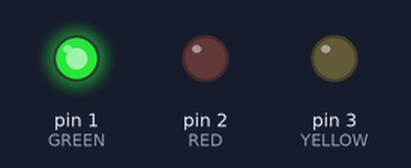
Bench run of a sketch on a simulated Arduino Uno, built with avr-gcc and run on an emulated ATmega328P. Shown: output pins drawn as LEDs (lit = HIGH).

Above: at 1.2 s.
At 1.6 s:
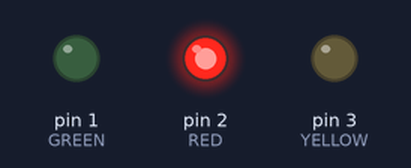
At 2.85 s:
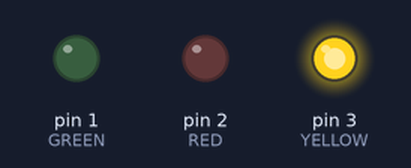
Timing chart, 0 to 4.0 s (numbered marks = the images above):
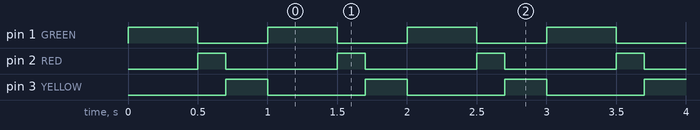

Measured:
- by itself, pin 1 (GREEN): alternates HIGH for 0.50 s and LOW for 0.50 s
- by itself, pin 2 (RED): alternates HIGH for 0.20 s and LOW for 0.80 s
- by itself, pin 3 (YELLOW): alternates HIGH for 0.30 s and LOW for 0.70 s

The sketch:

sketch_jan09a.ino
```cpp
int GREEN = 1;
int RED = 2;
int YELLOW = 3;
void setup() {
  // put your setup code here, to run once:
  pinMode (GREEN,OUTPUT);
  pinMode (RED,OUTPUT);
  pinMode (YELLOW,OUTPUT);
  digitalWrite (GREEN,HIGH);
  digitalWrite (RED,LOW);
  digitalWrite (YELLOW,LOW);
  delay(500);
  digitalWrite (GREEN,LOW);
  digitalWrite (RED,HIGH);
  digitalWrite (YELLOW,LOW);
  delay(200);
  digitalWrite (GREEN,LOW);
  digitalWrite (RED,LOW);
  digitalWrite (YELLOW,HIGH);
  delay(300);
}

void loop() {
  // put your main code here, to run repeatedly:
  pinMode (GREEN,OUTPUT);
  pinMode (RED,OUTPUT);
  pinMode (YELLOW,OUTPUT);
  digitalWrite (GREEN,HIGH);
  digitalWrite (RED,LOW);
  digitalWrite (YELLOW,LOW);
  delay(500);
  digitalWrite (GREEN,LOW);
  digitalWrite (RED,HIGH);
  digitalWrite (YELLOW,LOW);
  delay(200);
  digitalWrite (GREEN,LOW);
  digitalWrite (RED,LOW);
  digitalWrite (YELLOW,HIGH);
  delay(300);
}
```
